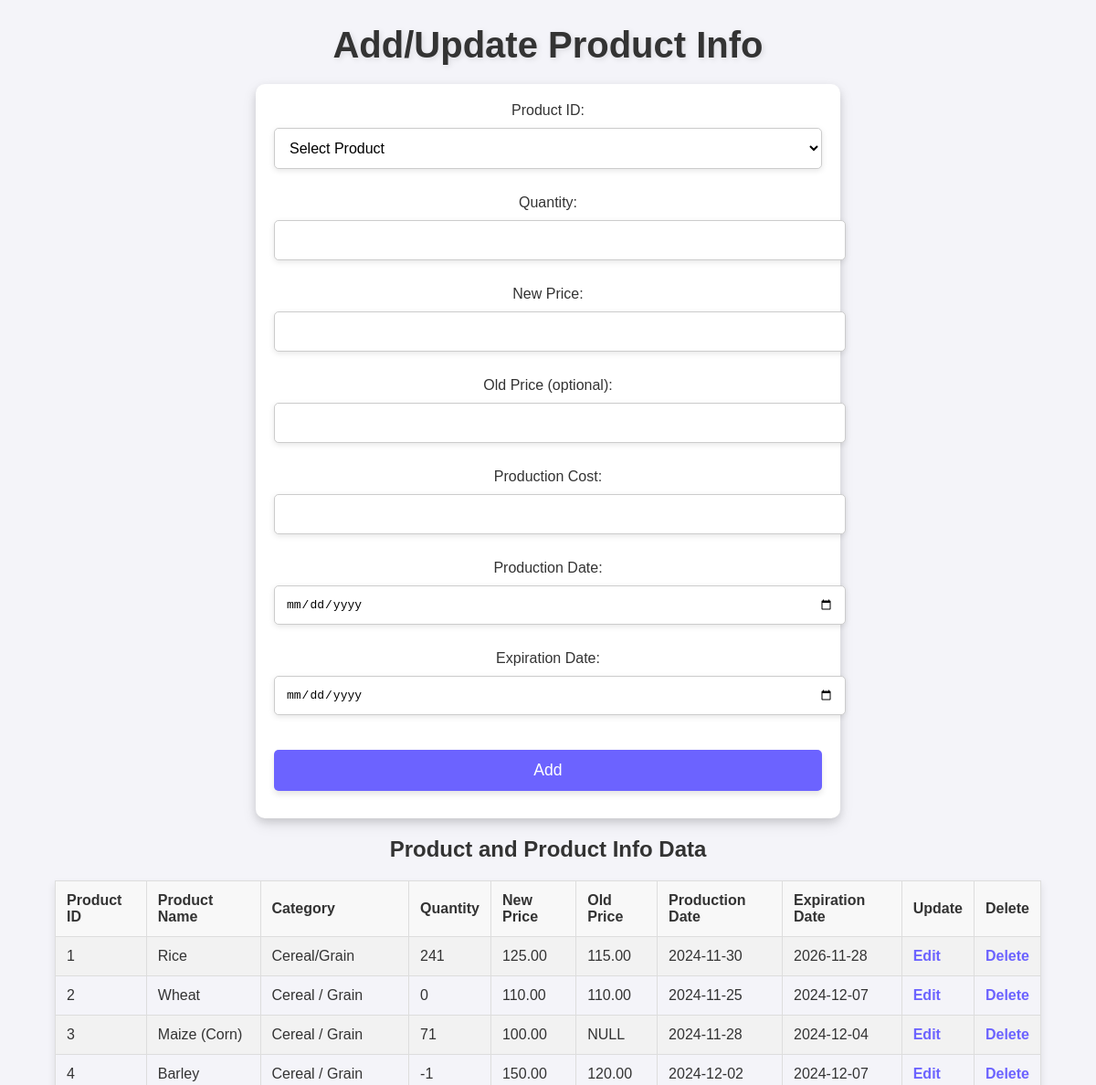
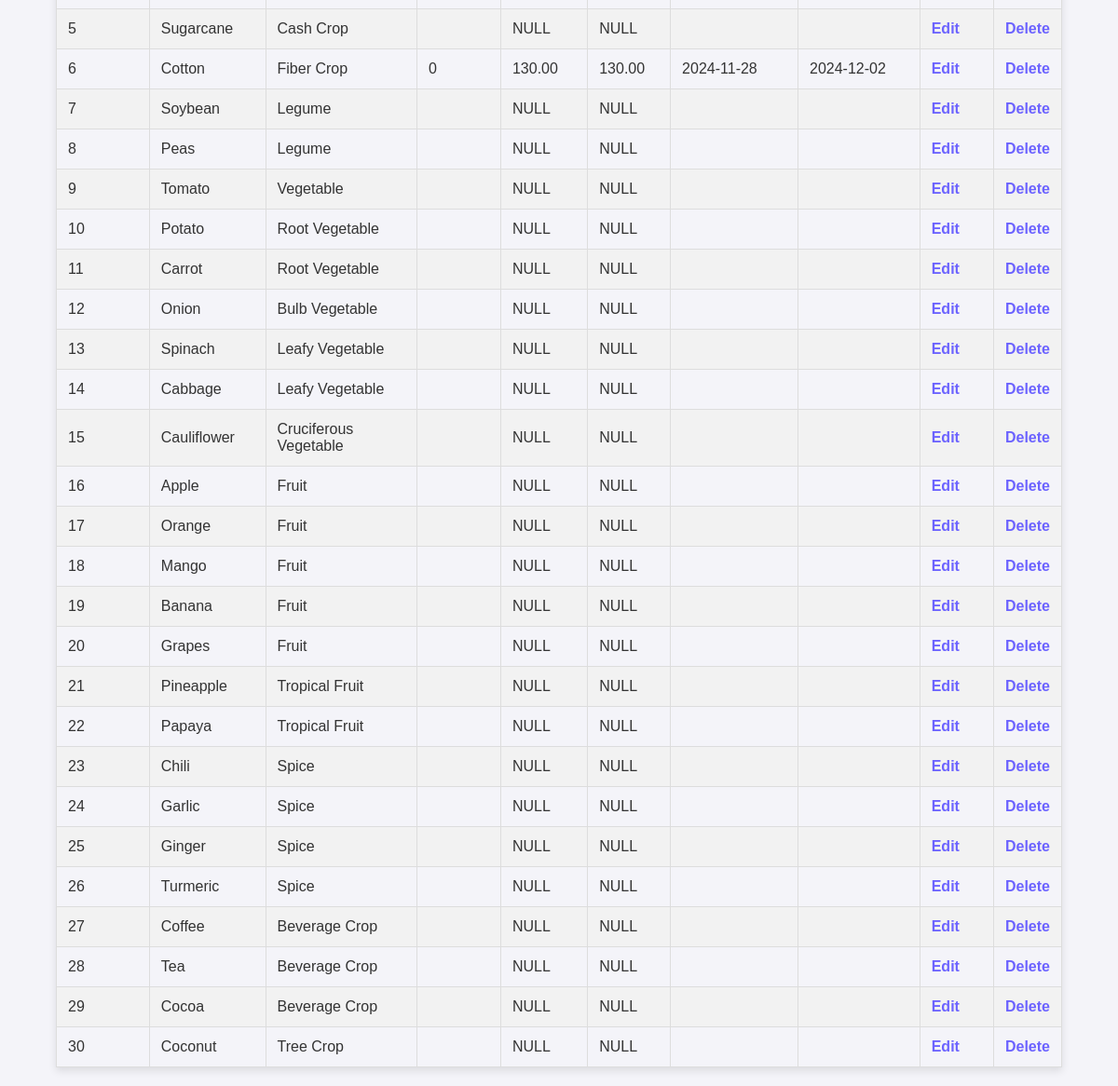
Screenshot of /product_db/product_info.php with the database file from the repository (2 pictures, top to bottom).
### tables this page shows
CREATE TABLE `product_info` (
  `id` int(11) NOT NULL,
  `product_id` int(11) NOT NULL,
  `quantity` int(11) NOT NULL,
  `new_price` decimal(10,2) DEFAULT NULL,
  `old_price` decimal(10,2) DEFAULT NULL,
  `production_cost` decimal(10,2) NOT NULL,
  `production_date` date NOT NULL,
  `expiration_date` date NOT NULL
);

CREATE TABLE `product` (
  `product_id` int(11) NOT NULL,
  `product_name` varchar(100) DEFAULT NULL,
  `category` varchar(100) DEFAULT NULL,
  `seasonality` varchar(50) DEFAULT NULL
);

### product_db/product_info.php (the view, shortened to what this page needs)
<?php
$host = "localhost";
$username = "root";
$password = "";
$database = "agriculture_product_data";
$conn = new mysqli($host, $username, $password, $database);
$sql = "SELECT
            pi.id,
            p.product_id,
            p.product_name,
            p.category,
            pi.quantity,
            pi.new_price,
            pi.old_price,
            pi.production_date,
            pi.expiration_date
        FROM
            PRODUCT p
        LEFT JOIN
            product_info pi ON p.product_id = pi.product_id
            ORDER BY p.product_id";
$result = $conn->query($sql);
$product_data = null;
?>
<!DOCTYPE html>
<html lang="en">
<head>
    <link rel="stylesheet" href="../product_db/product_info_style.css">
</head>
<body>
    <h1>Add/Update Product Info</h1>
    <form method="POST" action="">
        <label for="product_id">Product ID:</label>
        <select name="product_id" id="product_id" required>
            <option value="">Select Product</option>
        </select><br><br>
        <label for="quantity">Quantity:</label>
        <input type="number" name="quantity" id="quantity" value="<?= $product_data ? htmlspecialchars($product_data['quantity']) : '' ?>" required><br><br>
        <label for="new_price">New Price:</label>
        <input type="number" step="0.01" name="new_price" id="new_price" value="<?= $product_data ? htmlspecialchars($product_data['new_price']) : '' ?>"><br><br>
        <label for="old_price">Old Price (optional):</label>
        <input type="number" step="0.01" name="old_price" id="old_price" value="<?= $product_data ? htmlspecialchars($product_data['old_price']) : '' ?>" readonly><br><br>
        <label for="production_cost">Production Cost:</label>
        <input type="number" step="0.01" name="production_cost" id="production_cost" value="<?= $product_data ? htmlspecialchars($product_data['production_cost']) : '' ?>" required><br><br>
        <label for="production_date">Production Date:</label>
        <input type="date" name="production_date" id="production_date" value="<?= $product_data ? htmlspecialchars($product_data['production_date']) : '' ?>" required><br><br>
        <label for="expiration_date">Expiration Date:</label>
        <input type="date" name="expiration_date" id="expiration_date" value="<?= $product_data ? htmlspecialchars($product_data['expiration_date']) : '' ?>" required><br><br>
        <?php if ($product_data): ?>
            <button type="submit" name="update">Update</button>
        <?php else: ?>
            <button type="submit" name="submit">Add</button>
        <?php endif; ?>
    </form>
    <h2>Product and Product Info Data</h2>
    <?php
    if ($result->num_rows > 0) {
        echo "<table border='1'>";
        echo "<tr>
                    <th>Product ID</th>
                    <th>Product Name</th>
                    <th>Category</th>
                    <th>Quantity</th>
                    <th>New Price</th>
                    <th>Old Price</th>
                    <th>Production Date</th>
                    <th>Expiration Date</th>
                    <th>Update</th>
                    <th>Delete</th>
                </tr>";
        while ($row = $result->fetch_assoc()) {
            echo "<tr>
                    <td>" . htmlspecialchars($row['product_id']) . "</td>
                    <td>" . htmlspecialchars($row['product_name']) . "</td>
                    <td>" . htmlspecialchars($row['category']) . "</td>
                    <td>" . htmlspecialchars($row['quantity']) . "</td>
                    <td>" . (is_null($row['new_price']) ? "NULL" : htmlspecialchars($row['new_price'])) . "</td>
                    <td>" . (is_null($row['old_price']) ? "NULL" : htmlspecialchars($row['old_price'])) . "</td>
                    <td>" . htmlspecialchars($row['production_date']) . "</td>
                    <td>" . htmlspecialchars($row['expiration_date']) . "</td>
                    <td>
                        <a href='?update=" . $row['id'] . "'>Edit</a>
                    </td>
                    <td>
                        <a href='?delete=" . $row['id'] . "' onclick=\"return confirm('Are you sure?');\">Delete</a>
                    </td>
                  </tr>";
        }
        echo "</table>";
    } else {
        echo "<p>No data found.</p>";
    }
    ?>
</body>
</html>

### product_db/product_info_style.css (style rules this page uses)
body { font-family: Arial, sans-serif; background-color: #f4f4f9; color: #333; margin: auto; padding: 0; width: 90%; text-align: center; }
h1 { text-align: center; color: #333; font-size: 2.5em; margin-bottom: 20px; text-shadow: 2px 2px 6px rgba(0, 0, 0, 0.1); }
form { background-color: #fff; padding: 20px; margin: 20px auto; max-width: 600px; border-radius: 10px; box-shadow: 0 4px 8px rgba(0, 0, 0, 0.1), 0 6px 16px rgba(0, 0, 0, 0.1); transition: box-shadow 0.3s ease; }
table { width: 100%; border-collapse: collapse; margin: 20px 0; box-shadow: 0 4px 8px rgba(0, 0, 0, 0.1); }
table th, table td { padding: 12px; text-align: left; border: 1px solid #ddd; }
table th { background-color: #f8f8f8; color: #333; font-weight: bold; }
table tr:nth-child(even) { background-color: #f2f2f2; }
input[type="number"], input[type="date"], select, button { width: 100%; padding: 12px; margin: 10px 0; border: 1px solid #ccc; border-radius: 5px; box-shadow: 0 2px 6px rgba(0, 0, 0, 0.1); font-size: 1em; background-color: #fff; transition: box-shadow 0.3s ease, border 0.3s ease; }
button { background-color: #6c63ff; color: #fff; border: none; cursor: pointer; font-size: 1.1em; border-radius: 5px; padding: 12px; box-shadow: 0 4px 6px rgba(0, 0, 0, 0.1); transition: background-color 0.3s, box-shadow 0.3s ease; }
a { color: #6c63ff; text-decoration: none; font-weight: bold; transition: color 0.3s ease; }

### rows the page displays
product_info: product.product_id "1", product.product_name "Rice", product.category "Cereal/Grain", quantity "241", new_price "125.00", old_price "115.00", production_date "2024-11-30", expiration_date "2026-11-28"
product_info: product.product_id "2", product.product_name "Wheat", product.category "Cereal / Grain", quantity "0", new_price "110.00", old_price "110.00", production_date "2024-11-25", expiration_date "2024-12-07"
product_info: product.product_id "3", product.product_name "Maize (Corn)", product.category "Cereal / Grain", quantity "71", new_price "100.00", shows "NULL", production_date "2024-11-28", expiration_date "2024-12-04"
product_info: product.product_id "4", product.product_name "Barley", product.category "Cereal / Grain", quantity "-1", new_price "150.00", old_price "120.00", production_date "2024-12-02", expiration_date "2024-12-07"
product: product_id "5", product_name "Sugarcane", category "Cash Crop", shows "NULL"
product_info: product.product_id "6", product.product_name "Cotton", product.category "Fiber Crop", quantity "0", new_price "130.00", old_price "130.00", production_date "2024-11-28", expiration_date "2024-12-02"
product: product_id "7", product_name "Soybean", category "Legume", shows "NULL"
product: product_id "8", product_name "Peas", category "Legume", shows "NULL"
product: product_id "9", product_name "Tomato", category "Vegetable", shows "NULL"
product: product_id "10", product_name "Potato", category "Root Vegetable", shows "NULL"
product: product_id "11", product_name "Carrot", category "Root Vegetable", shows "NULL"
product: product_id "12", product_name "Onion", category "Bulb Vegetable", shows "NULL"
product: product_id "13", product_name "Spinach", category "Leafy Vegetable", shows "NULL"
product: product_id "14", product_name "Cabbage", category "Leafy Vegetable", shows "NULL"
product: product_id "15", product_name "Cauliflower", category "Cruciferous Vegetable", shows "NULL"
product: product_id "16", product_name "Apple", category "Fruit", shows "NULL"
product: product_id "17", product_name "Orange", category "Fruit", shows "NULL"
product: product_id "18", product_name "Mango", category "Fruit", shows "NULL"
product: product_id "19", product_name "Banana", category "Fruit", shows "NULL"
product: product_id "20", product_name "Grapes", category "Fruit", shows "NULL"
product: product_id "21", product_name "Pineapple", category "Tropical Fruit", shows "NULL"
product: product_id "22", product_name "Papaya", category "Tropical Fruit", shows "NULL"
product: product_id "23", product_name "Chili", category "Spice", shows "NULL"
product: product_id "24", product_name "Garlic", category "Spice", shows "NULL"
product: product_id "25", product_name "Ginger", category "Spice", shows "NULL"
product: product_id "26", product_name "Turmeric", category "Spice", shows "NULL"
product: product_id "27", product_name "Coffee", category "Beverage Crop", shows "NULL"
product: product_id "28", product_name "Tea", category "Beverage Crop", shows "NULL"
product: product_id "29", product_name "Cocoa", category "Beverage Crop", shows "NULL"
product: product_id "30", product_name "Coconut", category "Tree Crop", shows "NULL"
